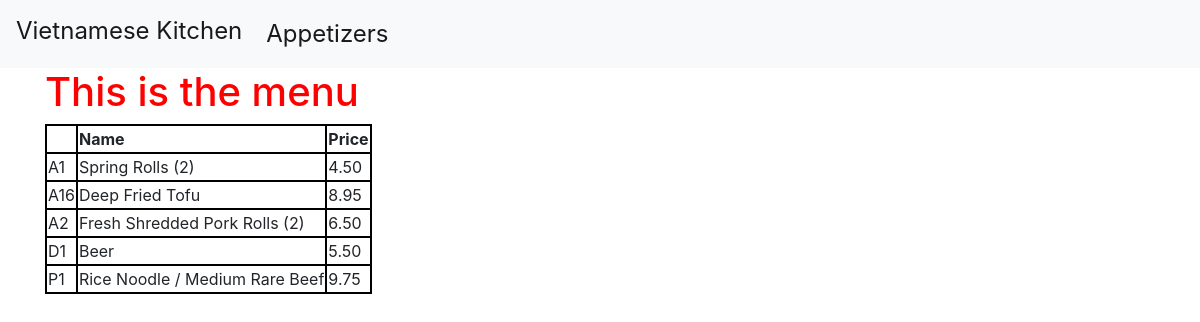
Page /appetizers/ on the committed database.
### VK_app/models.py (models this page shows, shortened)
class MenuItem(models.Model):
    item_type = models.ForeignKey(ItemType, on_delete=models.CASCADE)
    item_code = models.CharField(max_length=128, unique=True)
    item_name = models.CharField(max_length=256)
    item_price = models.DecimalField(max_digits=10, decimal_places=2)

### VK_app/views.py (the view)
# urls.py: path('appetizers/', views.appetizers, name="appetizers"),
def appetizers(request):
    items_list = MenuItem.objects.order_by('item_code')
    item_dict = {'appetizers_items':items_list}
    return render(request, 'VK_app/appetizers.html', context=item_dict)

### VK_app/templates/VK_app/appetizers.html
{% extends 'VK_app/base.html'%}
{% block bodyblock %}
  <div class="container">
    <h1>This is the menu</h1>
    {% if appetizers_items %}
      <table>
        <thead>
          <th></th>
          <th>Name</th>
          <th>Price</th>
        </thead>
        {% for item in appetizers_items %}
        <tr>
          <td>{{ item.item_code }}</td>
          <td>{{ item.item_name }}</td>
          <td>{{ item.item_price }}</td>
        </tr>
        {% endfor %}
      </table>
    {% else %}
      <p>No access to record</p>
    {% endif %}
  </div>
{% endblock %}

### VK_app/templates/VK_app/base.html (shortened to what this page needs)
<!DOCTYPE html>
{% load static %}
<html lang="en" dir="ltr">
  <head>
    <link rel="stylesheet" href="https://stackpath.bootstrapcdn.com/bootstrap/4.3.1/css/bootstrap.min.css">
    <link rel="stylesheet" href="{% static "VK_app/css/style.css" %}"/>
  </head>
  <body>
    <nav class="navbar navbar-expand-lg navbar-light bg-light">
        <ul class="navbar-nav mr-auto">
          <li>
            <a class="navbar-brand enlargebrand" href="{% url 'home_page' %}">Vietnamese Kitchen</a>
          </li>
          <li class="nav-item active">
            <a class="nav-link enlargebrand" href="/appetizers">Appetizers</a>
          </li>
        </ul>
    </nav>
    {% block bodyblock %}
    {% endblock %}
  </body>
</html>

### VK_app/static/VK_app/css/style.css (style rules this page uses)
h1 { color:red; }
table,td,th { border:2px solid black; }
.enlargebrand { color: blue; font-size: 1.5em; }

### rows in the picture
MenuItem: item_code "A1", item_name "Spring Rolls (2)", item_price "4.50"
MenuItem: item_code "A16", item_name "Deep Fried Tofu", item_price "8.95"
MenuItem: item_code "A2", item_name "Fresh Shredded Pork Rolls (2)", item_price "6.50"
MenuItem: item_code "D1", item_name "Beer", item_price "5.50"
MenuItem: item_code "P1", item_name "Rice Noodle / Medium Rare Beef", item_price "9.75"
